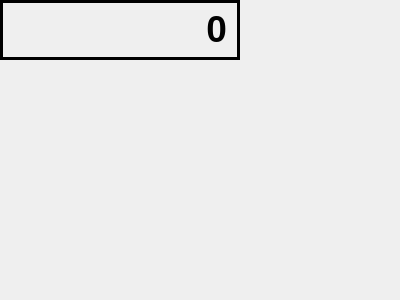
<?xml version="1.0" encoding="UTF-8"?>
<ui version="4.0">
 <class>Calc</class>
 <widget class="QWidget" name="Calc">
  <property name="geometry">
   <rect>
    <x>0</x>
    <y>0</y>
    <width>400</width>
    <height>300</height>
   </rect>
  </property>
  <property name="windowTitle">
   <string>Calc</string>
  </property>
  <widget class="QLabel" name="LabText">
   <property name="geometry">
    <rect>
     <x>0</x>
     <y>0</y>
     <width>240</width>
     <height>60</height>
    </rect>
   </property>
   <property name="minimumSize">
    <size>
     <width>240</width>
     <height>60</height>
    </size>
   </property>
   <property name="maximumSize">
    <size>
     <width>240</width>
     <height>60</height>
    </size>
   </property>
   <property name="font">
    <font>
     <pointsize>28</pointsize>
     <bold>true</bold>
     <kerning>true</kerning>
    </font>
   </property>
   <property name="styleSheet">
    <string notr="true">border: 3px solid black;</string>
   </property>
   <property name="lineWidth">
    <number>0</number>
   </property>
   <property name="text">
    <string>&lt;html&gt;&lt;head/&gt;&lt;body&gt;&lt;p align=&quot;right&quot;&gt;&lt;span style=&quot; font-size:28pt; font-weight:700;&quot;&gt;0&lt;/span&gt;&lt;/p&gt;&lt;/body&gt;&lt;/html&gt;</string>
   </property>
   <property name="alignment">
    <set>Qt::AlignRight|Qt::AlignTrailing|Qt::AlignVCenter</set>
   </property>
  </widget>
 </widget>
 <resources/>
 <connections/>
</ui>
